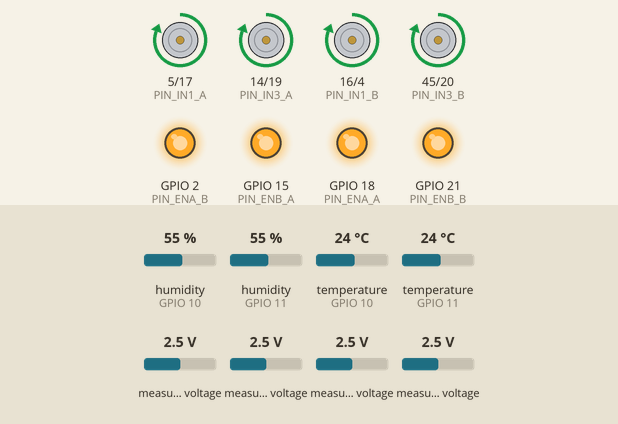
This sketch was run on a simulated ESP32-S3. Parts: motor-driver pin pairs drawn as motors (green arrow = first pin HIGH = forward, orange = second pin HIGH = backward, longer = more drive), output pins drawn as LEDs (lit = HIGH). Inputs (shaded band) come from the test bench; at power-on: measured voltage 2.5 V, humidity (sensors on GPIO 10, GPIO 11) 55 %, temperature (sensors on GPIO 10, GPIO 11) 24 °C. WiFi joins after 1.5 s; servers stay silent unless stated; uploads are accepted with an empty reply; what the sketch prints to the serial monitor is not drawn.

Above: at 0.1 s.
At 13.0 s:
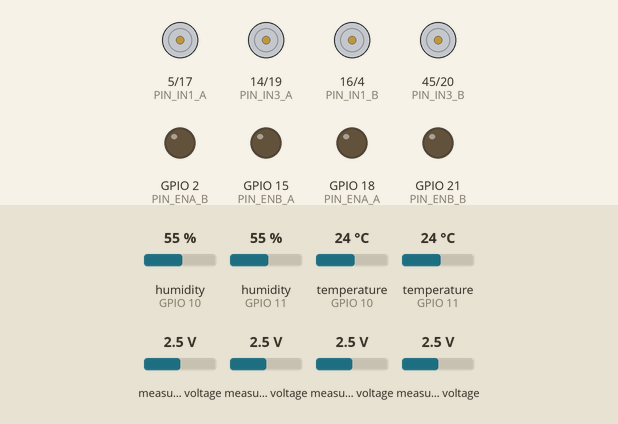
13.1 s: measured voltage (sensor 200) set to 1.2 V
14.6 s: measured voltage (sensor 200) set to 0.9 V
18.1 s: measured voltage (sensor 201) set to 1.2 V
19.6 s: measured voltage (sensor 201) set to 0.9 V
Timing chart, 0 to 22.6 s (numbered marks = the images above; inputs shaded):
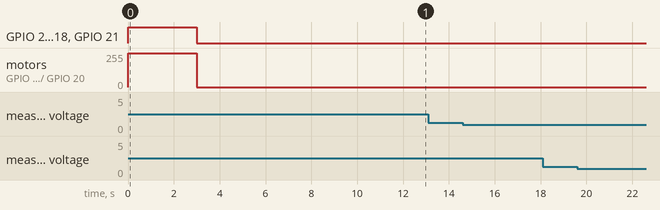

The sketch:

electronic_nose.ino
```cpp
/*
 * ============================================================================
 * 🧪 ELECTRONIC NOSE (E-NOSE) - ARDUINO C++ CLOUD VERSION
 * ESP32-S3 Firmware: Sensor + L298N + Desktop GUI Serial + Vercel Cloud HTTPS
 * ============================================================================
 *
 * Target Deployment:
 * - Vercel Serverless Gateway: https://iotproject-kappa.vercel.app/api/cloud
 * - Database: Azure Cosmos DB (enose_db / telemetry)
 * - Antarmuka: Web Dashboard Vercel & USB Serial GUI
 *
 * Library yang dibutuhkan (Install via Library Manager di Arduino IDE):
 * 1. Adafruit ADS1X15 by Adafruit
 * 2. DHT sensor library by Adafruit + Adafruit Unified Sensor
 * 3. ArduinoJson by Benoit Blanchon (opsional untuk parser payload)
 */

#include <WiFi.h>
#include <HTTPClient.h>
#include <WiFiClientSecure.h>
#include <Wire.h>
#include <Adafruit_ADS1X15.h>
#include <DHT.h>
#include <ArduinoJson.h>

// ─── 1. KONFIGURASI WI-FI & VERCEL CLOUD GATEWAY ─────────────────────────────
// Ganti nama Wi-Fi & Password sesuai Hotspot HP atau Wi-Fi Anda
const char* WIFI_SSID  = "POCO";                     // Ganti dengan SSID Wi-Fi / Hotspot Anda
const char* WIFI_PASS  = "12345678";                 // Ganti dengan Password Wi-Fi Anda
const char* VERCEL_URL = "https://iotproject-kappa.vercel.app/api/cloud";

// ─── 2. PINOUT HARDWARE ESP32-S3 ─────────────────────────────────────────────
#define PIN_SDA         8
#define PIN_SCL         9
#define PIN_DHT1        10   // DHT22 Chamber
#define PIN_DHT2        11   // DHT22 Ambien

// Driver A (Inlet Pump & Inlet Valve)
#define PIN_IN1_A       5
#define PIN_IN2_A       17
#define PIN_IN3_A       14
#define PIN_IN4_A       19
#define PIN_ENA_A       18
#define PIN_ENB_A       15

// Driver B (Outlet Pump & Outlet Valve)
#define PIN_IN1_B       16
#define PIN_IN2_B       4
#define PIN_IN3_B       45
#define PIN_IN4_B       20
#define PIN_ENA_B       2
#define PIN_ENB_B       21

// ─── 3. OBJEK DRIVER & SENSOR ────────────────────────────────────────────────
Adafruit_ADS1115 ads1; // Alamat 0x48 (MQ-6, MQ-135, MQ-3, MQ-7)
Adafruit_ADS1115 ads2; // Alamat 0x49 (TGS-2611, TGS-2602, TGS-2600, TGS-2620)

DHT dht1(PIN_DHT1, DHT22);
DHT dht2(PIN_DHT2, DHT22);

// ─── 4. STATE SISTEM & TIMING ────────────────────────────────────────────────
bool system_running   = false;
bool driver1_active   = false;
bool driver2_active   = false;
unsigned long cycle_start_ms = 0;
unsigned long last_read_ms   = 0;

struct SensorData {
  float mq6, mq135, mq3, mq7;
  float tgs2611, tgs2602, tgs2600, tgs2620;
  float dht1_temp, dht1_hum;
  float dht2_temp, dht2_hum;
} sensors;

// ─── 5. FUNGSI KONTROL MOTOR DRIVER (POMPA & VALVE) ──────────────────────────
void stopDriverA() {
  digitalWrite(PIN_IN1_A, LOW);
  digitalWrite(PIN_IN2_A, LOW);
  digitalWrite(PIN_IN3_A, LOW);
  digitalWrite(PIN_IN4_A, LOW);
  digitalWrite(PIN_ENA_A, LOW);
  digitalWrite(PIN_ENB_A, LOW);
  driver1_active = false;
}

void startDriverA() {
  digitalWrite(PIN_IN1_A, HIGH);
  digitalWrite(PIN_IN2_A, LOW);
  digitalWrite(PIN_IN3_A, HIGH);
  digitalWrite(PIN_IN4_A, LOW);
  digitalWrite(PIN_ENA_A, HIGH);
  digitalWrite(PIN_ENB_A, HIGH);
  driver1_active = true;
}

void stopDriverB() {
  digitalWrite(PIN_IN1_B, LOW);
  digitalWrite(PIN_IN2_B, LOW);
  digitalWrite(PIN_IN3_B, LOW);
  digitalWrite(PIN_IN4_B, LOW);
  digitalWrite(PIN_ENA_B, LOW);
  digitalWrite(PIN_ENB_B, LOW);
  driver2_active = false;
}

void startDriverB() {
  digitalWrite(PIN_IN1_B, HIGH);
  digitalWrite(PIN_IN2_B, LOW);
  digitalWrite(PIN_IN3_B, HIGH);
  digitalWrite(PIN_IN4_B, LOW);
  digitalWrite(PIN_ENA_B, HIGH);
  digitalWrite(PIN_ENB_B, HIGH);
  driver2_active = true;
}

// ─── 6. HELPER SIKLUS TIMING 360 DETIK ───────────────────────────────────────
unsigned long getElapsedTime() {
  if (!system_running) return 0;
  unsigned long sec = (millis() - cycle_start_ms) / 1000;
  return (sec == 0) ? 1 : sec;
}

unsigned long getInletTime() {
  unsigned long e = getElapsedTime();
  if (e >= 71 && e <= 170) return e - 70;
  if (e > 170) return 100;
  return 0;
}

unsigned long getOutletTime() {
  unsigned long e = getElapsedTime();
  if (e >= 231 && e <= 360) return e - 230;
  if (e > 360) return 130;
  return 0;
}

int getPhase() {
  if (!system_running) return 0;
  unsigned long e = getElapsedTime();
  if (e >= 1 && e <= 70) return 1;
  if (e >= 71 && e <= 170) return 2;
  if (e >= 171 && e <= 230) return 3;
  if (e >= 231 && e <= 360) return 4;
  return 0;
}

// ─── 7. BACA SENSOR (ADS1115 & DHT22) ────────────────────────────────────────
float rawToMv(int16_t raw) {
  return raw * 0.1875f; // GAIN_TWOTHIRDS: 1 bit = 0.1875 mV (FSR +-6.144V)
}

void readSensors() {
  sensors.mq6     = rawToMv(ads1.readADC_SingleEnded(0));
  sensors.mq135   = rawToMv(ads1.readADC_SingleEnded(1));
  sensors.mq3     = rawToMv(ads1.readADC_SingleEnded(2));
  sensors.mq7     = rawToMv(ads1.readADC_SingleEnded(3));

  sensors.tgs2611 = rawToMv(ads2.readADC_SingleEnded(0));
  sensors.tgs2602 = rawToMv(ads2.readADC_SingleEnded(1));
  sensors.tgs2600 = rawToMv(ads2.readADC_SingleEnded(2));
  sensors.tgs2620 = rawToMv(ads2.readADC_SingleEnded(3));

  float t1 = dht1.readTemperature();
  float h1 = dht1.readHumidity();
  if (!isnan(t1)) sensors.dht1_temp = t1;
  if (!isnan(h1)) sensors.dht1_hum  = h1;

  float t2 = dht2.readTemperature();
  float h2 = dht2.readHumidity();
  if (!isnan(t2)) sensors.dht2_temp = t2;
  if (!isnan(h2)) sensors.dht2_hum  = h2;
}

// ─── 8. TRANSMISI DATA SERIAL USB (UNTUK DESKTOP GUI & DEBUGGING) ────────────
void sendSerialJson() {
  Serial.printf(
    "{\"sensors\":{\"mq6\":%.2f,\"mq135\":%.2f,\"mq3\":%.2f,\"mq7\":%.2f,"
    "\"tgs2611\":%.2f,\"tgs2602\":%.2f,\"tgs2600\":%.2f,\"tgs2620\":%.2f,"
    "\"dht1_temp\":%.2f,\"dht1_hum\":%.2f,\"dht2_temp\":%.2f,\"dht2_hum\":%.2f},"
    "\"status\":{\"inlet_pump\":%s,\"inlet_valve\":%s,\"outlet_pump\":%s,\"outlet_valve\":%s,"
    "\"inlet_time\":%lu,\"outlet_time\":%lu,\"elapsed_time\":%lu},"
    "\"timestamp\":%lu}\n",
    sensors.mq6, sensors.mq135, sensors.mq3, sensors.mq7,
    sensors.tgs2611, sensors.tgs2602, sensors.tgs2600, sensors.tgs2620,
    sensors.dht1_temp, sensors.dht1_hum, sensors.dht2_temp, sensors.dht2_hum,
    driver1_active ? "true" : "false", driver1_active ? "true" : "false",
    driver2_active ? "true" : "false", driver2_active ? "false" : "false",
    getInletTime(), getOutletTime(), getElapsedTime(), millis()
  );
}

// ─── 9. TRANSMISI TELEMETRI HTTPS LANGSUNG KE VERCEL CLOUD ──────────────────
void sendVercelTelemetry() {
  if (WiFi.status() != WL_CONNECTED) return;

  WiFiClientSecure client;
  client.setInsecure(); // Mengabaikan validasi sertifikat CA agar handshake SSL ringan
  client.setTimeout(3000);

  HTTPClient https;
  if (!https.begin(client, VERCEL_URL)) {
    Serial.println(">>> [VERCEL] Gagal menginisialisasi koneksi HTTPS");
    return;
  }

  https.addHeader("Content-Type", "application/json");

  // Format payload JSON sesuai struktur yang diharapkan Vercel & Dashboard
  char payload[512];
  snprintf(payload, sizeof(payload),
    "{\"action\":\"live_telemetry\","
    "\"sensors\":{\"mq6\":%.2f,\"mq135\":%.2f,\"mq3\":%.2f,\"mq7\":%.2f,"
    "\"tgs2611\":%.2f,\"tgs2602\":%.2f,\"tgs2600\":%.2f,\"tgs2620\":%.2f,"
    "\"dht1_temp\":%.2f,\"dht1_hum\":%.2f,\"dht2_temp\":%.2f,\"dht2_hum\":%.2f},"
    "\"status\":{\"inlet_pump\":%s,\"outlet_pump\":%s,\"elapsed_time\":%lu,\"phase\":%d},"
    "\"fw_version\":\"1.2.0\"}",
    sensors.mq6, sensors.mq135, sensors.mq3, sensors.mq7,
    sensors.tgs2611, sensors.tgs2602, sensors.tgs2600, sensors.tgs2620,
    sensors.dht1_temp, sensors.dht1_hum, sensors.dht2_temp, sensors.dht2_hum,
    driver1_active ? "true" : "false",
    driver2_active ? "true" : "false",
    getElapsedTime(), getPhase()
  );

  int httpCode = https.POST((uint8_t*)payload, strlen(payload));

  if (httpCode > 0) {
    String response = https.getString();

    // Periksa apakah Web Dashboard Vercel mengirim perintah kendali (START / STOP)
    if (response.indexOf("\"command\":\"START\"") >= 0) {
      if (!system_running) {
        Serial.println(">>> [CLOUD CMD] ⚡ Perintah START diterima dari Web Vercel!");
        system_running = true;
        cycle_start_ms = millis();
        stopDriverA();
        stopDriverB();
        readSensors();
        sendSerialJson();
      }
    } else if (response.indexOf("\"command\":\"STOP\"") >= 0) {
      if (system_running) {
        Serial.println(">>> [CLOUD CMD] 🛑 Perintah STOP diterima dari Web Vercel!");
        system_running = false;
        stopDriverA();
        stopDriverB();
        sendSerialJson();
      }
    }
  } else {
    Serial.printf(">>> [VERCEL] HTTPS POST Error: %s\n", https.errorToString(httpCode).c_str());
  }

  https.end();
}

// ─── 10. SETUP SISTEM ────────────────────────────────────────────────────────
void setup() {
  Serial.begin(115200);

  // Inisialisasi Pin Driver Motor (L298N)
  pinMode(PIN_IN1_A, OUTPUT); pinMode(PIN_IN2_A, OUTPUT);
  pinMode(PIN_IN3_A, OUTPUT); pinMode(PIN_IN4_A, OUTPUT);
  pinMode(PIN_ENA_A, OUTPUT); pinMode(PIN_ENB_A, OUTPUT);

  pinMode(PIN_IN1_B, OUTPUT); pinMode(PIN_IN2_B, OUTPUT);
  pinMode(PIN_IN3_B, OUTPUT); pinMode(PIN_IN4_B, OUTPUT);
  pinMode(PIN_ENA_B, OUTPUT); pinMode(PIN_ENB_B, OUTPUT);

  stopDriverA();
  stopDriverB();

  // Inisialisasi I2C & Modul ADC ADS1115
  Wire.begin(PIN_SDA, PIN_SCL, 400000);
  ads1.begin(0x48);
  ads2.begin(0x49);
  ads1.setGain(GAIN_TWOTHIRDS);
  ads2.setGain(GAIN_TWOTHIRDS);

  dht1.begin();
  dht2.begin();

  // Power-On Self-Test (POST) 3 Detik: Tes Pompa Aktif Sesaat
  Serial.println(">>> Running Power-On Self-Test (All Pumps ON for 3s)...");
  startDriverA();
  startDriverB();
  delay(3000);
  stopDriverA();
  stopDriverB();
  Serial.println(">>> Self-Test Selesai. Pompa Standby. Sistem Siap!");

  // Koneksi ke Wi-Fi Internet
  if (strlen(WIFI_SSID) > 0 && strcmp(WIFI_SSID, "YOUR_WIFI_SSID") != 0) {
    Serial.printf(">>> [Wi-Fi] Menghubungkan ke hotspot/Wi-Fi: %s ...\n", WIFI_SSID);
    WiFi.mode(WIFI_STA);
    WiFi.begin(WIFI_SSID, WIFI_PASS);
    unsigned long startAttempt = millis();
    while (WiFi.status() != WL_CONNECTED && millis() - startAttempt < 10000) {
      delay(500);
      Serial.print(".");
    }
    Serial.println();
    if (WiFi.status() == WL_CONNECTED) {
      Serial.printf(">>> [Wi-Fi] ✅ Berhasil Terhubung! IP Lokal: %s\n", WiFi.localIP().toString().c_str());
      Serial.printf(">>> [VERCEL CLOUD] Target Sinkronisasi: %s\n", VERCEL_URL);
    } else {
      Serial.println("⚠️ [Wi-Fi] Gagal konek (Timeout). Berjalan dalam mode Offline Serial.");
    }
  }
}

// ─── 11. LOOP UTAMA ──────────────────────────────────────────────────────────
void loop() {
  unsigned long now = millis();

  // Auto-reconnect Wi-Fi jika terputus dari jaringan
  if (WiFi.status() != WL_CONNECTED && strlen(WIFI_SSID) > 0 && strcmp(WIFI_SSID, "YOUR_WIFI_SSID") != 0) {
    static unsigned long last_reconnect = 0;
    if (now - last_reconnect > 8000) {
      Serial.println(">>> [Wi-Fi] Mencoba menyambung kembali ke Wi-Fi...");
      WiFi.reconnect();
      last_reconnect = now;
    }
  }

  // Handle Kontrol Serial Manual jika terhubung kabel USB ke Laptop (START / STOP)
  if (Serial.available()) {
    String cmd = Serial.readStringUntil('\n');
    cmd.trim();
    cmd.toUpperCase();

    if (cmd == "START" && !system_running) {
      system_running = true;
      cycle_start_ms = millis();
      stopDriverA();
      stopDriverB();
      readSensors();
      sendSerialJson();
    } else if (cmd == "STOP" && system_running) {
      system_running = false;
      stopDriverA();
      stopDriverB();
      sendSerialJson();
    }
  }

  // Akuisisi Sensor & Transmisi Data setiap 1 Detik (1000ms)
  if (now - last_read_ms >= 1000) {
    readSensors();
    sendSerialJson();        // Kirim via Serial COM USB (Desktop GUI)
    sendVercelTelemetry();   // Kirim langsung ke Vercel Cloud via HTTPS
    last_read_ms = now;
  }

  // State Machine Siklus 360 Detik (Sampling Otomatis)
  if (system_running) {
    unsigned long elapsed = getElapsedTime();

    if (elapsed >= 1 && elapsed <= 70) {
      // Fase 1: Baseline (Semua OFF)
      if (driver1_active) stopDriverA();
      if (driver2_active) stopDriverB();
    } else if (elapsed >= 71 && elapsed <= 170) {
      // Fase 2: Inlet ON (100 detik)
      if (!driver1_active) startDriverA();
      if (driver2_active) stopDriverB();
    } else if (elapsed >= 171 && elapsed <= 230) {
      // Fase Sensing: Semua OFF (60 detik)
      if (driver1_active) stopDriverA();
      if (driver2_active) stopDriverB();
    } else if (elapsed >= 231 && elapsed <= 360) {
      // Fase 3: Outlet ON (130 detik)
      if (driver1_active) stopDriverA();
      if (!driver2_active) startDriverB();
    } else if (elapsed > 360) {
      // Restart Siklus
      cycle_start_ms = millis();
      stopDriverA();
      stopDriverB();
      sendSerialJson();
    }
  }

  delay(5);
}
```

Measured:
- after the input at 13.1 s, every drawn part: stays the same
- after the input at 14.6 s, every drawn part: stays the same
- after the input at 18.1 s, every drawn part: stays the same
- after the input at 19.6 s, every drawn part: stays the same
